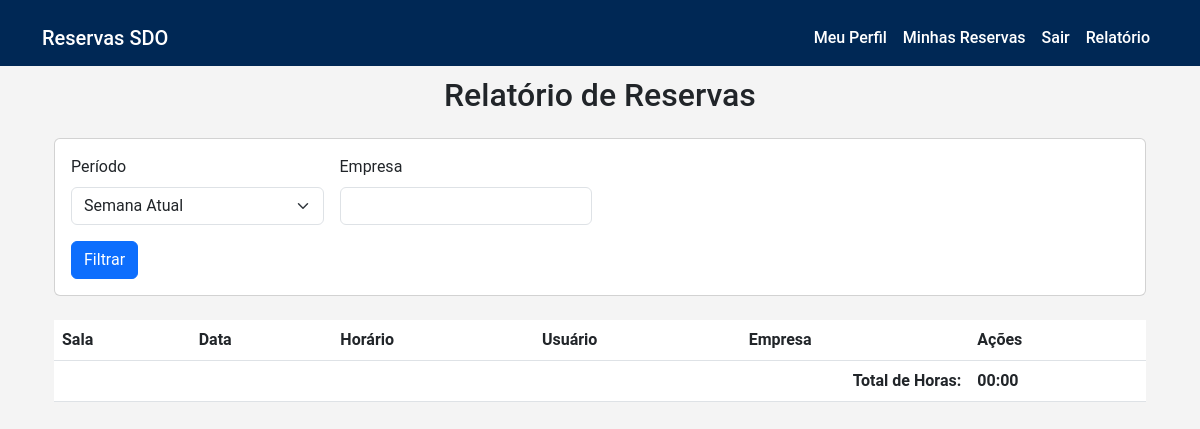
Before: /reservas/relatorio/ (signed in) with the older database file.
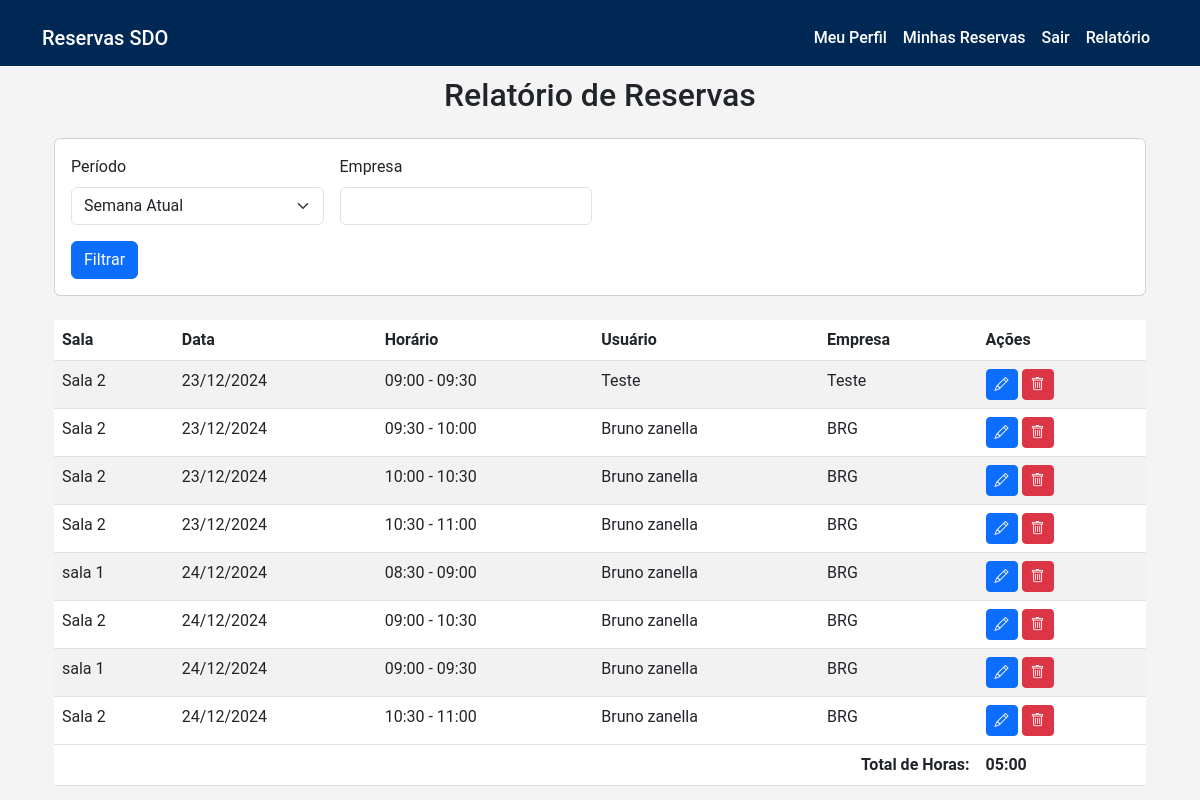
After: the same page with the newer database file.
### reservas/models.py (models this page shows, shortened)
class Reserva(models.Model):
    usuario = models.ForeignKey(settings.AUTH_USER_MODEL, on_delete=models.CASCADE, null=True, blank=True)
    nome_nao_registrado = models.CharField(max_length=100, null=True, blank=True)
    empresa_nao_registrado = models.CharField(max_length=100, null=True, blank=True)
    sala = models.ForeignKey(Sala, on_delete=models.CASCADE)
    data = models.DateField()
    hora_inicio = models.TimeField()
    hora_fim = models.TimeField()
    criado_em = models.DateTimeField(auto_now_add=True)
    class Meta:
        ordering = ['data', 'hora_inicio']
    def get_nome_usuario(self):
        if self.usuario:
            return f"{self.usuario.nome} {self.usuario.sobrenome}"
        return self.nome_nao_registrado
    def get_empresa(self):
        if self.usuario:
            return self.usuario.empresa
        return self.empresa_nao_registrado
    def display_usuario(self):
        """Retorna o nome do usuário ou o nome não registrado."""
        if self.usuario:
            return self.usuario.nome
        return self.nome_nao_registrado
    display_usuario.short_description = 'Usuário'

### salas/models.py (models this page shows, shortened)
class Sala(models.Model):
    nome = models.CharField(max_length=100)
    imagem = models.ImageField(upload_to='salas/', default='salas/logo.png')  # Definindo imagem padrão
    tamanho = models.CharField(max_length=50)
    capacidade = models.IntegerField()

### usuarios/models.py (models this page shows, shortened)
class Usuario(AbstractUser):
    nome = models.CharField(max_length=100)
    sobrenome = models.CharField(max_length=100)
    email = models.EmailField(unique=True)
    telefone = models.CharField(max_length=20)
    empresa = models.CharField(max_length=100)

### reservas/views.py (the view)
# urls.py: path('relatorio/', views.relatorio_reservas, name='relatorio_reservas'),
@user_passes_test(is_admin)
def relatorio_reservas(request):
    hoje = timezone.localtime().date()
    inicio_semana = hoje - timedelta(days=hoje.weekday())
    fim_semana = inicio_semana + timedelta(days=6)
    periodo = request.GET.get('periodo', 'semana')
    empresa = request.GET.get('empresa')
    data_inicio = request.GET.get('data_inicio')
    data_fim = request.GET.get('data_fim')
    reservas = Reserva.objects.all()
    if periodo == 'semana':
        reservas = reservas.filter(data__range=[inicio_semana, fim_semana])
    elif periodo == 'semana_anterior':
        reservas = reservas.filter(
            data__range=[inicio_semana - timedelta(days=7), fim_semana - timedelta(days=7)]
        )
    elif periodo == 'semana_seguinte':
        reservas = reservas.filter(
            data__range=[inicio_semana + timedelta(days=7), fim_semana + timedelta(days=7)]
        )
    elif periodo == 'mes':
        reservas = reservas.filter(
            data__year=hoje.year,
            data__month=hoje.month
        )
    elif periodo == 'mes_anterior':
        mes_anterior = hoje.replace(day=1) - timedelta(days=1)
        reservas = reservas.filter(
            data__year=mes_anterior.year,
            data__month=mes_anterior.month
        )
    elif periodo == 'personalizado' and data_inicio and data_fim:
        reservas = reservas.filter(data__range=[data_inicio, data_fim])
    if empresa:
        reservas = reservas.filter(
            models.Q(usuario__empresa__icontains=empresa) |
            models.Q(empresa_nao_registrado__icontains=empresa)
        )
    total_horas = timedelta()
    for reserva in reservas:
        inicio = datetime.combine(reserva.data, reserva.hora_inicio)
        fim = datetime.combine(reserva.data, reserva.hora_fim)
        total_horas += fim - inicio
    total_horas_minutes = int(total_horas.total_seconds() // 60)
    horas = total_horas_minutes // 60
    minutos = total_horas_minutes % 60
    total_horas_str = f"{horas:02d}:{minutos:02d}"
    context = {
        'reservas': reservas,
        'total_horas': total_horas_str,
        'periodo': periodo,
        'empresa': empresa,
        'data_inicio': data_inicio,
        'data_fim': data_fim,
    }
    return render(request, 'reservas/relatorio.html', context)

### reservas/views.py (called while the page is built)
def is_admin(user):
    return user.is_staff

### templates/reservas/relatorio.html (shortened to what this page needs)
{% extends 'base.html' %}
{% block content %}
<div class="container">
    <h2 class="text-center mb-4">Relatório de Reservas</h2>
    <div class="card mb-4">
        <div class="card-body">
            <form method="get" class="row g-3">
                <div class="col-md-3">
                    <label class="form-label">Período</label>
                    <select name="periodo" class="form-select" onchange="toggleDataPersonalizada(this.value)">
                        <option value="semana" {% if periodo == 'semana' %}selected{% endif %}>Semana Atual</option>
                    </select>
                </div>
                <div class="col-md-3">
                    <label class="form-label">Empresa</label>
                    <input type="text" name="empresa" class="form-control" value="{{ empresa|default:'' }}">
                </div>
                <div class="col-12">
                    <button type="submit" class="btn btn-primary">Filtrar</button>
                </div>
            </form>
        </div>
    </div>
    <div class="table-responsive">
        <table class="table table-striped">
            <thead>
                <tr>
                    <th>Sala</th>
                    <th>Data</th>
                    <th>Horário</th>
                    <th>Usuário</th>
                    <th>Empresa</th>
                    <th>Ações</th>
                </tr>
            </thead>
            <tbody>
                {% for reserva in reservas %}
                <tr>
                    <td>{{ reserva.sala.nome }}</td>
                    <td>{{ reserva.data|date:"d/m/Y" }}</td>
                    <td>{{ reserva.hora_inicio|time:"H:i" }} - {{ reserva.hora_fim|time:"H:i" }}</td>
                    <td>{{ reserva.get_nome_usuario }}</td>
                    <td>{{ reserva.get_empresa }}</td>
                    <td>
                        <a href="{% url 'editar_reserva' reserva.id %}" class="btn btn-sm btn-primary">
                            <i class="bi bi-pencil"></i>
                        </a>
                        <a href="{% url 'excluir_reserva' reserva.id %}" class="btn btn-sm btn-danger">
                            <i class="bi bi-trash"></i>
                        </a>
                    </td>
                </tr>
                {% endfor %}
            </tbody>
            <tfoot>
                <tr>
                    <td colspan="5" class="text-end"><strong>Total de Horas:</strong></td>
                    <td><strong>{{ total_horas }}</strong></td>
                </tr>
            </tfoot>
        </table>
    </div>
</div>
{% endblock %}

### templates/base.html (shortened to what this page needs)
<!DOCTYPE html>
{% load static %}
<html lang="pt-br">
<head>
    <link href="https://cdn.jsdelivr.net/npm/bootstrap@5.3.0/dist/css/bootstrap.min.css" rel="stylesheet">
    <link rel="stylesheet" href="https://cdn.jsdelivr.net/npm/bootstrap-icons@1.11.2/font/bootstrap-icons.css">
</head>
<body>
    <nav class="navbar navbar-expand-lg navbar-dark">
        <div class="container">
            <a class="navbar-brand" href="{% url 'home' %}">Reservas SDO</a>
            <div class="collapse navbar-collapse" id="navbarNav">
                <ul class="navbar-nav ms-auto">
                    {% if user.is_authenticated %}
                        <li class="nav-item">
                            <a class="nav-link" href="{% url 'perfil' %}">Meu Perfil</a>
                        </li>
                        <li class="nav-item">
                            <a class="nav-link" href="{% url 'minhas_reservas' %}">Minhas Reservas</a>
                        </li>
                        <li class="nav-item">
                            <a class="nav-link" href="{% url 'logout' %}">Sair</a>
                        </li>
                    {% endif %}
                    <li class="nav-item">
                        {% if user.is_staff %}
                            <a class="nav-link" href="{% url 'relatorio_reservas' %}">Relatório</a>
                        {% endif %}
                    </li>
                </ul>
            </div>
        </div>
    </nav>
    <div class="container">
        {% block content %}
        {% endblock %}
    </div>
</body>
</html>

### templates/base.html (style rules this page uses)
body { background-color: #f4f4f4; font-family: 'Roboto', sans-serif; }
.navbar { background-color: #002855; }
.navbar-brand, .nav-link { color: #ffffff !important; font-weight: 500; }
.container { margin-top: 10px; }

Changed rows visible on the page:
added Reserva: sala.nome "Sala 2", data "23/12/2024", hora_inicio "09:00", hora_fim "09:30", get_nome_usuario "Teste", get_empresa "Teste"
added Reserva: sala.nome "Sala 2", data "23/12/2024", hora_inicio "09:30", hora_fim "10:00", get_nome_usuario "Bruno zanella", get_empresa "BRG"
added Reserva: sala.nome "Sala 2", data "23/12/2024", hora_inicio "10:00", hora_fim "10:30", get_nome_usuario "Bruno zanella", get_empresa "BRG"
added Reserva: sala.nome "Sala 2", data "23/12/2024", hora_inicio "10:30", hora_fim "11:00", get_nome_usuario "Bruno zanella", get_empresa "BRG"
added Reserva: sala.nome "sala 1", data "24/12/2024", hora_inicio "08:30", hora_fim "09:00", get_nome_usuario "Bruno zanella", get_empresa "BRG"
added Reserva: sala.nome "Sala 2", data "24/12/2024", hora_inicio "09:00", hora_fim "10:30", get_nome_usuario "Bruno zanella", get_empresa "BRG"
added Reserva: sala.nome "sala 1", data "24/12/2024", hora_inicio "09:00", hora_fim "09:30", get_nome_usuario "Bruno zanella", get_empresa "BRG"
added Reserva: sala.nome "Sala 2", data "24/12/2024", hora_inicio "10:30", hora_fim "11:00", get_nome_usuario "Bruno zanella", get_empresa "BRG"
Other visible differences:
{{ total_horas }}: "00:00" → "05:00"
